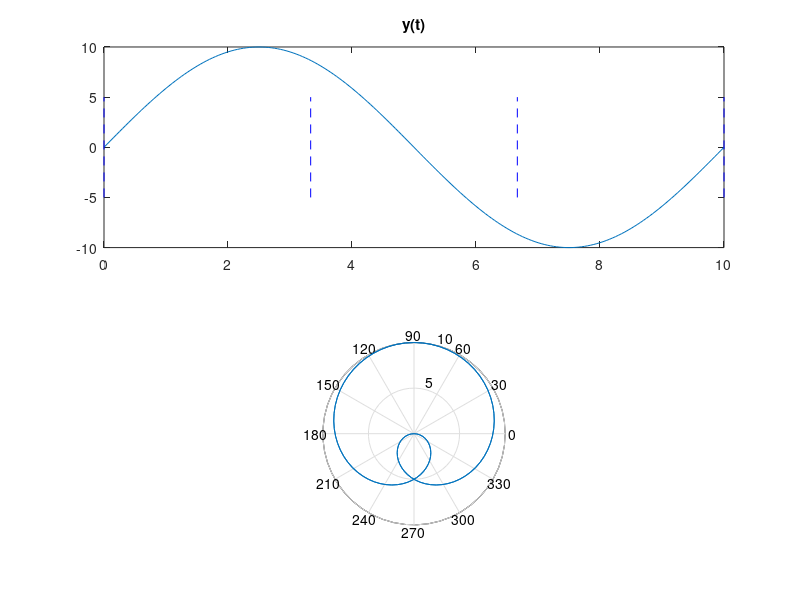

MATLAB code for this plot:

clear all;
close all;

Ts=0.05;
t=0:Ts:10;
T=10;
k=3;
theta = 2*pi*t*k/T;
y = 10*sin(2*pi*t/T);%2.*sin(2*pi*t/T) + 1.5.*cos(2*2*pi*t/T) - sin(3*2*pi*t/T);%10.*exp(-0.5.*t).*sin(theta*4);

result = 0;

for i=1:length(t)
    
    subplot(211);
    plot(t, y);grid off;title('y(t)');
    for a=0:k
        line([t(length(t)).*a/k t(length(t)).*a/k], [-5 5], 'Color', 'b', 'LineStyle', '--');
    end;
    line([t(i) t(i)], [0 y(i)], 'LineStyle', '--', 'Color', 'r','LineWidth', 2);
    
    result = result + y(i).*cos(theta(i)) + 1j*y(i).*sin(-theta(i));
    
    subplot(212);
    polar(-theta(1:i), y(1:i));
    line([0 y(i).*cos(-theta(i))], [0 y(i).*sin(-theta(i))], 'LineStyle','--', 'Color','r');
    %line([0 real(result)], [0 imag(result)], 'Color', 'g', 'LineWidth', 2);
    pause(0.01);
end;
